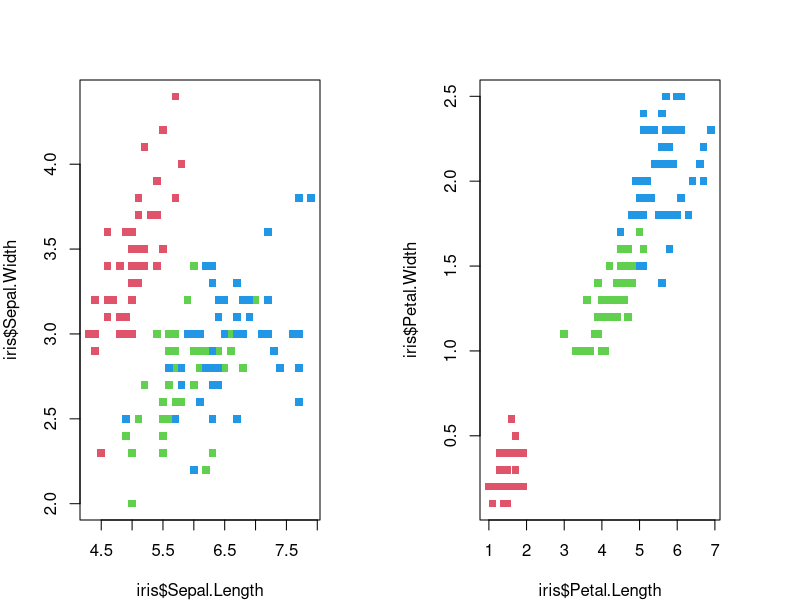

Recreate this plot in R. (Note: this script raises an error after producing the figure.)
## ---- chunk 1
library(knitr)
## ---- chunk 2
x=1
print(x)
## ---- chunk 3
png("inst/doc/iris.png",width=800,height=500)
data(iris)
par(mfrow=c(1,2),mai=rep(0.8,4))
plot(iris$Sepal.Width~iris$Sepal.Length,
    col=as.numeric(iris$Species)+1,pch=15)
plot(iris$Petal.Width~iris$Petal.Length,
    col=as.numeric(iris$Species)+1,pch=15)
dev.off()
## ---- chunk 4
df2md(head(iris))
